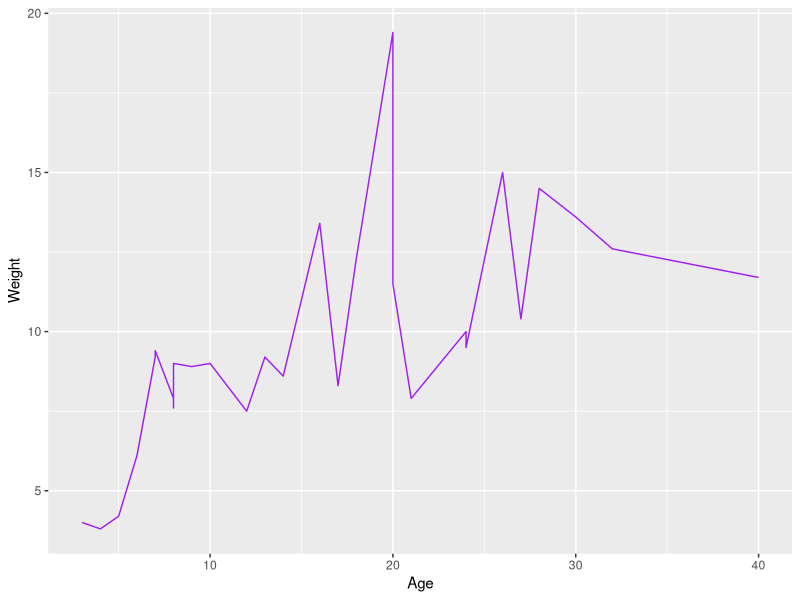

Source code (R):
## ---- chunk 1
library(tidyverse)
read.csv("cats_data_hmw_04.csv")
cats <- read.csv("cats_data_hmw_04.csv")
ggplot(cats) +
  geom_line(aes(x=Age, y=Weight), color="purple")
